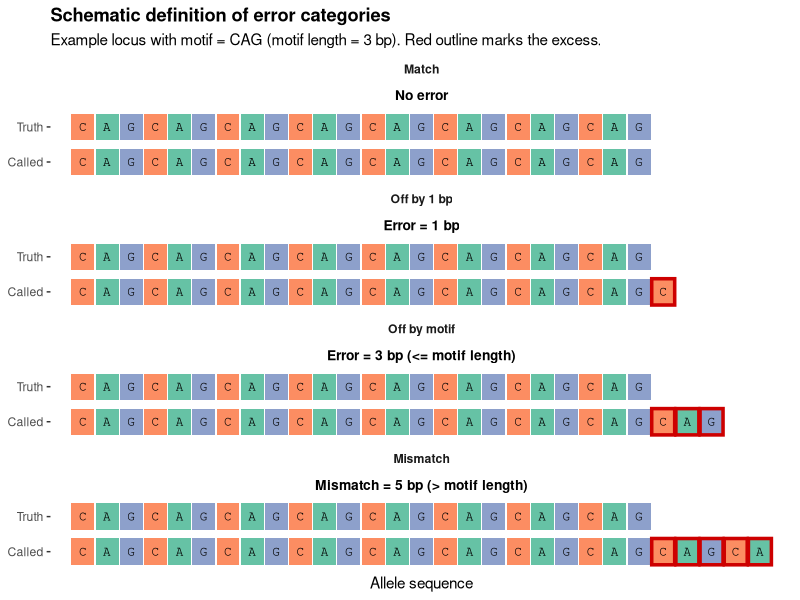
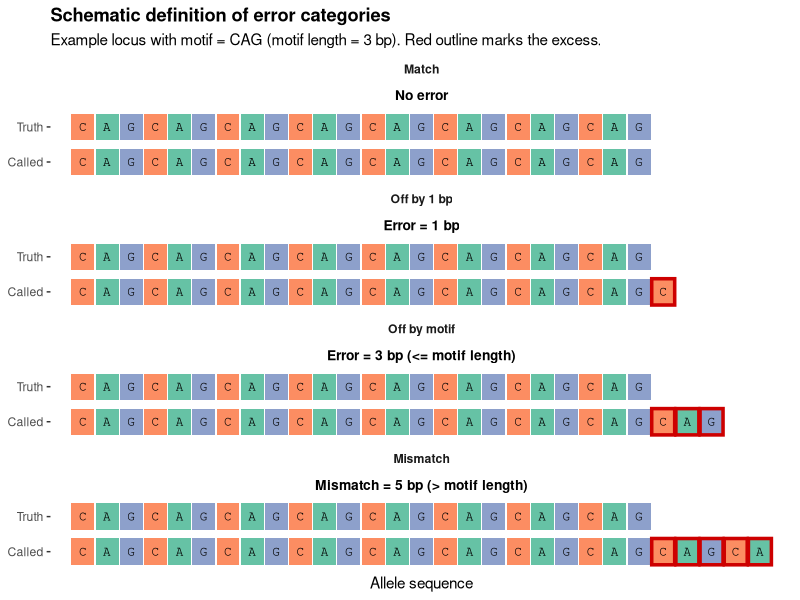
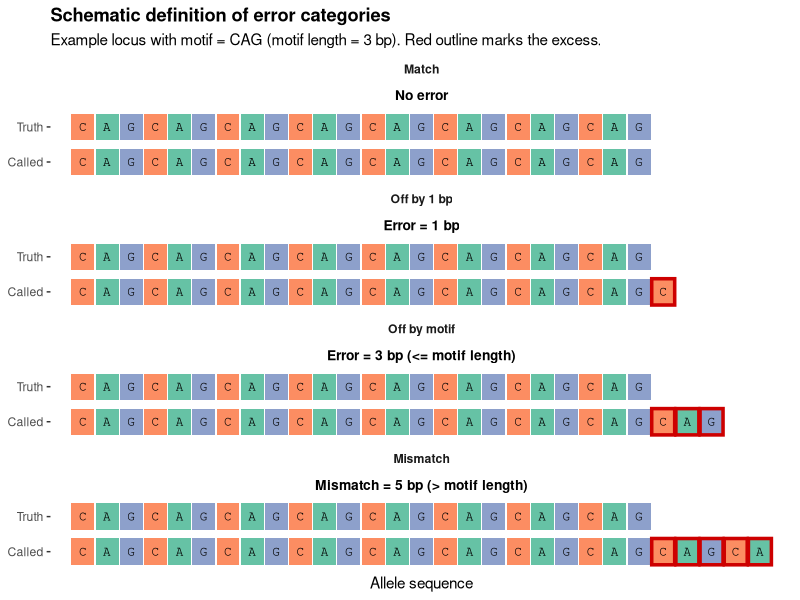

Write R code to recreate these figures, in order.
library(ggplot2)
library(dplyr)
library(tidyr)
library(stringr)
library(purrr)

# ----------------------------
# User-adjustable parameters
# ----------------------------
motif <- "CAG"
motif_len <- nchar(motif)
true_repeats <- 8

example_df <- tibble(
  category = c("Match", "Off by 1 bp", "Off by motif", "Mismatch"),
  call_bp_diff = c(
    0,
    1,
    motif_len,
    motif_len + 2
  )
)

# ----------------------------
# Helpers
# ----------------------------
make_true_seq <- function(motif, n_rep) {
  paste0(rep(motif, n_rep), collapse = "")
}

make_called_seq <- function(motif, n_rep, bp_diff) {
  base_seq <- make_true_seq(motif, n_rep)
  
  if (bp_diff == 0) {
    return(base_seq)
  } else if (bp_diff > 0) {
    extra <- substr(paste0(rep(motif, 10), collapse = ""), 1, bp_diff)
    return(paste0(base_seq, extra))
  } else {
    keep_n <- max(0, nchar(base_seq) + bp_diff)
    return(substr(base_seq, 1, keep_n))
  }
}

seq_to_tiles <- function(seq_string, row_name, panel_name, y_value) {
  chars <- strsplit(seq_string, "")[[1]]
  tibble(
    x = seq_along(chars),
    base = chars,
    row = row_name,
    panel = panel_name,
    y = y_value
  )
}

# ----------------------------
# Build example sequences
# ----------------------------
true_seq <- make_true_seq(motif, true_repeats)

plot_df <- example_df %>%
  mutate(
    category = factor(
      category,
      levels = c("Match", "Off by 1 bp", "Off by motif", "Mismatch")
    ),
    truth_seq  = true_seq,
    called_seq = map_chr(call_bp_diff, ~ make_called_seq(motif, true_repeats, .x)),
    truth_len  = nchar(truth_seq),
    called_len = nchar(called_seq),
    abs_diff   = abs(called_len - truth_len),
    label = case_when(
      category == "Match" ~ "No error",
      category == "Off by 1 bp" ~ "Error = 1 bp",
      category == "Off by motif" ~ paste0("Error = ", abs_diff, " bp (<= motif length)"),
      category == "Mismatch" ~ paste0("Mismatch = ", abs_diff, " bp (> motif length)")
    )
  )

# ----------------------------
# Sequence tiles
# ----------------------------
tile_df <- bind_rows(
  map2_dfr(plot_df$truth_seq, plot_df$category,
           ~ seq_to_tiles(.x, "Truth", .y, 2)),
  map2_dfr(plot_df$called_seq, plot_df$category,
           ~ seq_to_tiles(.x, "Called", .y, 1))
)

# ----------------------------
# Use ONE global panel width
# so Truth has same visual size in all panels
# ----------------------------
global_max_len <- max(plot_df$called_len, plot_df$truth_len)

panel_info <- plot_df %>%
  transmute(
    panel = category,
    truth_len,
    called_len,
    panel_len = global_max_len,
    label
  )

pad_df <- panel_info %>%
  rowwise() %>%
  do(
    tibble(
      panel = .$panel,
      x = seq_len(.$panel_len)
    )
  ) %>%
  ungroup()

truth_pad <- pad_df %>%
  left_join(panel_info, by = "panel") %>%
  transmute(
    panel, x,
    row = "Truth",
    y = 2,
    exists = x <= truth_len
  )

called_pad <- pad_df %>%
  left_join(panel_info, by = "panel") %>%
  transmute(
    panel, x,
    row = "Called",
    y = 1,
    exists = x <= called_len
  )

pad_long <- bind_rows(truth_pad, called_pad) %>%
  left_join(tile_df, by = c("panel", "x", "row", "y")) %>%
  left_join(panel_info, by = "panel") %>%
  mutate(
    fill_group = case_when(
      !exists ~ "Empty",
      base == "A" ~ "A",
      base == "C" ~ "C",
      base == "G" ~ "G",
      base == "T" ~ "T",
      TRUE ~ "Other"
    ),
    display_base = ifelse(exists, base, ""),
    overhang = case_when(
      row == "Called" & exists & x > truth_len & called_len > truth_len ~ TRUE,
      row == "Truth"  & exists & x > called_len & truth_len > called_len ~ TRUE,
      TRUE ~ FALSE
    )
  )

ann_df <- panel_info %>%
  transmute(
    panel,
    x = (panel_len + 1) / 2,
    y = 2.9,
    label
  )

# ----------------------------
# Plot
# ----------------------------
p <- ggplot(pad_long, aes(x = x, y = y)) +
  geom_tile(
    data = subset(pad_long, exists),
    aes(fill = fill_group),
    color = NA,
    width = 0.95,
    height = 0.75
  ) +
  geom_tile(
    data = subset(pad_long, overhang),
    fill = NA,
    color = "red3",
    linewidth = 1.2,
    width = 0.95,
    height = 0.75
  ) +
  geom_text(
    data = subset(pad_long, exists),
    aes(label = display_base),
    size = 3.2,
    family = "mono"
  ) +
  geom_text(
    data = ann_df,
    aes(x = x, y = y, label = label),
    inherit.aes = FALSE,
    size = 3.5,
    fontface = "bold"
  ) +
  facet_wrap(~panel, ncol = 1, drop = FALSE) +
  scale_y_continuous(
    breaks = c(1, 2),
    labels = c("Called", "Truth"),
    expand = expansion(mult = c(0.05, 0.18))
  ) +
  scale_x_continuous(
    expand = expansion(mult = c(0.03, 0.03))
  ) +
  scale_fill_manual(
    values = c(
      A = "#66c2a5",
      C = "#fc8d62",
      G = "#8da0cb",
      T = "#e78ac3",
      Empty = "white",
      Other = "grey80"
    )
  ) +
  labs(
    x = "Allele sequence",
    y = NULL,
    title = "Schematic definition of error categories",
    subtitle = paste0(
      "Example locus with motif = ", motif,
      " (motif length = ", motif_len, " bp). Red outline marks the excess."
    )
  ) +
  theme_bw(base_size = 11) +
  theme(
    legend.position = "none",
    strip.background = element_blank(),
    strip.text = element_text(face = "bold"),
    panel.grid = element_blank(),
    panel.border = element_blank(),
    axis.text.x = element_blank(),
    axis.ticks.x = element_blank(),
    plot.title = element_text(face = "bold")
  )

print(p)

ggsave("supplementary_mendelian_error_schematic_fixed_truth.png", p, width = 8, height = 9, dpi = 300)
ggsave("supplementary_mendelian_error_schematic_fixed_truth.pdf", p, width = 8, height = 9)
